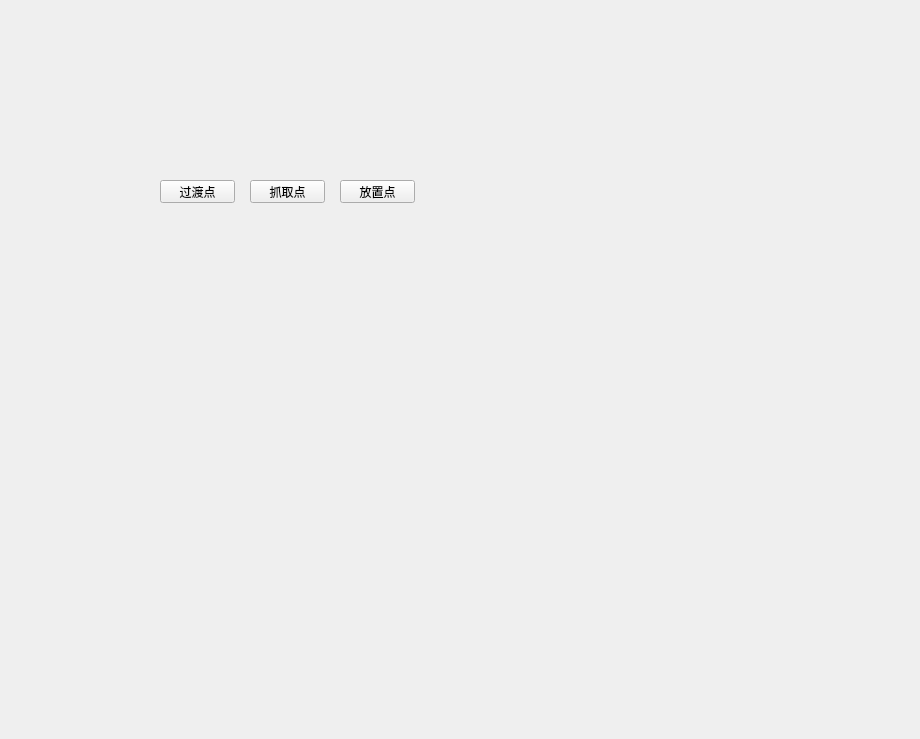
<?xml version="1.0" encoding="UTF-8"?>
<ui version="4.0">
 <class>Form</class>
 <widget class="QWidget" name="Form">
  <property name="geometry">
   <rect>
    <x>0</x>
    <y>0</y>
    <width>920</width>
    <height>739</height>
   </rect>
  </property>
  <property name="windowTitle">
   <string>Form</string>
  </property>
  <widget class="QStackedWidget" name="stackedWidget">
   <property name="geometry">
    <rect>
     <x>90</x>
     <y>260</y>
     <width>371</width>
     <height>331</height>
    </rect>
   </property>
   <property name="currentIndex">
    <number>1</number>
   </property>
   <widget class="QWidget" name="page"/>
   <widget class="QWidget" name="page_2"/>
  </widget>
  <widget class="QPushButton" name="pushButton">
   <property name="geometry">
    <rect>
     <x>160</x>
     <y>180</y>
     <width>75</width>
     <height>23</height>
    </rect>
   </property>
   <property name="text">
    <string>过渡点</string>
   </property>
  </widget>
  <widget class="QPushButton" name="pushButton_2">
   <property name="geometry">
    <rect>
     <x>250</x>
     <y>180</y>
     <width>75</width>
     <height>23</height>
    </rect>
   </property>
   <property name="text">
    <string>抓取点</string>
   </property>
  </widget>
  <widget class="QPushButton" name="pushButton_3">
   <property name="geometry">
    <rect>
     <x>340</x>
     <y>180</y>
     <width>75</width>
     <height>23</height>
    </rect>
   </property>
   <property name="text">
    <string>放置点</string>
   </property>
  </widget>
 </widget>
 <resources/>
 <connections/>
</ui>
